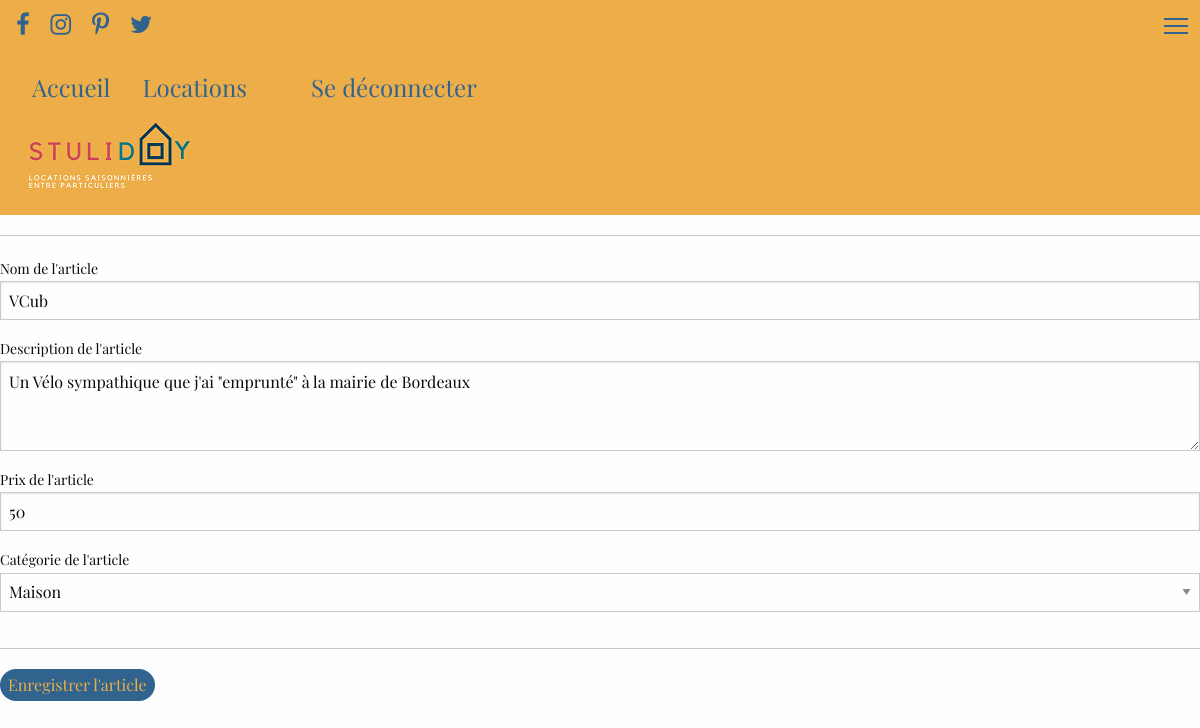
Screenshot of /editproducts.php?id=2 with the database file from the repository.
### tables this page shows
CREATE TABLE IF NOT EXISTS `products` (
  `products_id` int(11) NOT NULL AUTO_INCREMENT,
  `products_name` varchar(255) NOT NULL,
  `products_description` text NOT NULL,
  `products_price` int(11) NOT NULL,
  `created_at` datetime NOT NULL DEFAULT current_timestamp(),
  `author` int(11) NOT NULL,
  `category` int(11) NOT NULL,
  PRIMARY KEY (`products_id`),
  KEY `fk_author_users` (`author`),
  KEY `fk_category_categories` (`category`)
);

CREATE TABLE IF NOT EXISTS `categories` (
  `categories_id` int(11) NOT NULL AUTO_INCREMENT,
  `categories_name` varchar(255) NOT NULL,
  PRIMARY KEY (`categories_id`)
);

### editproducts.php (the view, shortened to what this page needs)
<?php require 'header.php' ?>
<?php
$id = $_GET['id'];
$sqlProduct = "SELECT p.*, u.username, c.categories_name FROM products AS p LEFT JOIN users AS u ON p.author = u.id LEFT JOIN categories AS c ON p.category = c.categories_id WHERE p.products_id = {$id} ";
$product = $connect->query($sqlProduct)->fetch(PDO::FETCH_ASSOC);
?>
<main class="px-3">
    <div class="row">
        <div class="col-12">
            <form action="#" method="POST">
                <hr>
                <div class="form-group">
                    <label for="InputName">Nom de l'article</label>
                    <input type="text" class="form-control" id="InputName" placeholder="Nom de votre article" name="product_name" value=<?php echo $product['products_name']; ?> required>
                </div>
                <div class="form-group">
                    <label for="InputDescription">Description de l'article</label>
                    <textarea class="form-control" id="InputDescription" rows="3" name="product_description" required><?php echo $product['products_description']; ?></textarea>
                </div>
                <div class="form-group">
                    <label for="InputPrice">Prix de l'article</label>
                    <input type="number" min="1" max="999999" class="form-control" id="InputPrice" placeholder="Prix de votre article en €" name="product_price" value=<?php echo $product['products_price']; ?> required>
                </div>
                <div class="form-group">
                    <label for="InputCategory">Catégorie de l'article</label>
                    <select class="form-control" id="InputCategory" name="product_category" required>
                        <option value="<?php echo $product['category']; ?>"><?php echo $product['categories_name']; ?></option>
                    </select>
                </div>
                <hr>
                <button type="submit" class="btn btn-success" name="product_submit">Enregistrer l'article</button>
            </form>
        </div>
    </div>
</main>

### assets/css/style.css (style rules this page uses)
* { font-family: "PF"; }
.btn { color: #EDAE49; background-color: #30638E; padding: 0.5em; border-radius: 2em; }

### rows the page displays
products: product_name "VCub", product_description "Un Vélo sympathique que j'ai \"emprunté\" à la mairie de Bordeaux", product_price "50", product_category "Maison"
